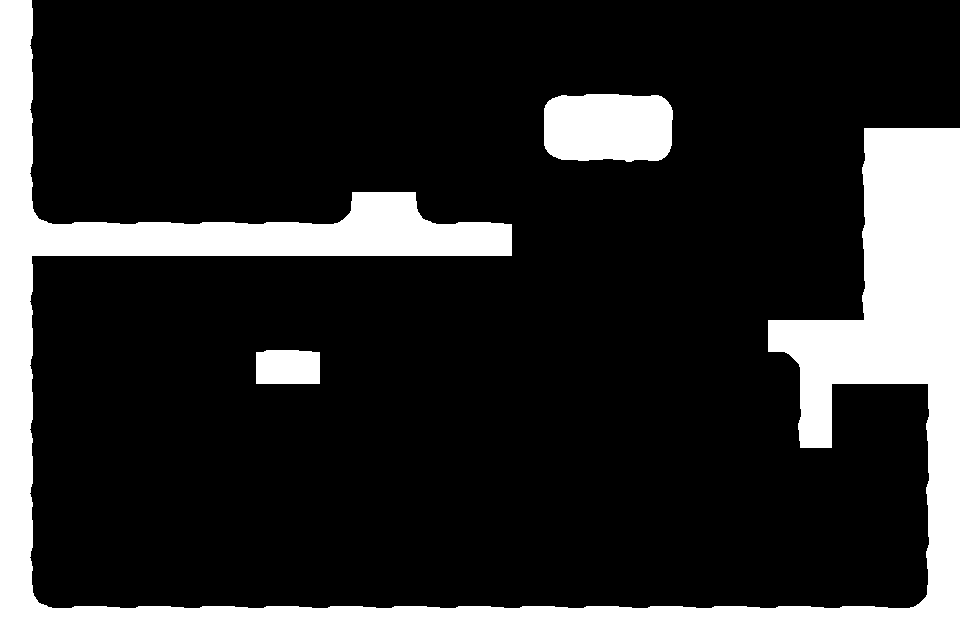

A level layout from a 2D game, rendered from its tile map. Below: a short description, then the map file with its tile-grid data intact:
An orthogonal 15x10 tile map with 64x64 px tiles, 1 tile layer (Chao) and 17 objects (14x Prefab, 3x Fronteira).

<map version="1.0" orientation="orthogonal" renderorder="right-down" width="15" height="10" tilewidth="64" tileheight="64" nextobjectid="37">
 <tileset firstgid="1" source="../TilesetSimples/tileset.tsx" />
 <layer name="Chao" width="15" height="10">
  <properties>
   <property name="unity:layer" value="Solido" />
  </properties>
  <data encoding="csv">
8,0,0,0,0,0,0,0,0,0,0,0,0,0,0,
8,0,0,0,0,0,0,0,1,2,3,0,0,0,0,
8,0,0,0,0,0,0,0,11,12,13,0,0,6,7,
5,2,2,2,2,4,5,2,0,0,0,0,0,6,7,
8,0,0,0,0,0,0,0,0,0,0,0,0,6,7,
8,0,0,0,2,0,0,0,0,0,0,0,9,7,7,
8,0,0,0,0,0,0,0,0,0,0,0,6,0,6,
8,0,0,0,0,0,0,0,0,0,0,0,0,0,6,
8,0,0,0,0,0,0,0,0,0,0,0,0,0,6,
5,2,2,2,2,2,2,2,2,2,2,2,2,2,4
</data>
 </layer>
 <objectgroup name="Objetos" offsetx="0" offsety="-32">
  <properties>
   <property name="unity:layer" value="Objetos" />
  </properties>
  <object id="4" name="Porta" type="Prefab" gid="17" x="898" y="161" width="64" height="64">
   <properties>
    <property name="PrefabSwap" value="" />
   </properties>
  </object>
  <object id="5" name="Chave" type="Prefab" gid="18" x="24" y="657" width="64" height="64">
   <properties>
    <property name="PrefabSwap" value="" />
   </properties>
  </object>
  <object id="7" name="Bloco" type="Prefab" gid="21" x="59" y="653" width="64" height="64">
   <properties>
    <property name="PrefabSwap" value="" />
   </properties>
  </object>
  <object id="8" name="Cristal" type="Prefab" gid="23" x="848" y="470" width="64" height="64">
   <properties>
    <property name="PrefabSwap" value="" />
   </properties>
  </object>
  <object id="9" name="Bloco" type="Prefab" gid="21" x="61" y="615" width="64" height="64">
   <properties>
    <property name="PrefabSwap" value="" />
   </properties>
  </object>
  <object id="11" name="Bloco" type="Prefab" gid="21" x="816" y="347" width="64" height="64">
   <properties>
    <property name="PrefabSwap" value="" />
   </properties>
  </object>
  <object id="13" name="Fronteira" x="-65" y="-288" width="64" height="929" />
  <object id="14" name="Fronteira" x="0" y="-320" width="960" height="64" />
  <object id="15" name="Fronteira" x="960" y="-288" width="64" height="928" />
  <object id="29" name="Placa" type="Prefab" gid="15" x="66" y="256" width="64" height="64">
   <properties>
    <property name="PrefabSwap" value="" />
    <property name="msg" value="Vamos jogar!" />
   </properties>
  </object>
  <object id="30" name="Bloco" type="Prefab" gid="21" x="814" y="210" width="64" height="64">
   <properties>
    <property name="PrefabSwap" value="" />
   </properties>
  </object>
  <object id="31" name="Bloco" type="Prefab" gid="21" x="703" y="640" width="64" height="64">
   <properties>
    <property name="PrefabSwap" value="" />
   </properties>
  </object>
  <object id="32" name="Bloco" type="Prefab" gid="21" x="19" y="612" width="64" height="64">
   <properties>
    <property name="PrefabSwap" value="" />
   </properties>
  </object>
  <object id="33" name="Bloco" type="Prefab" gid="21" x="704" y="577" width="64" height="64">
   <properties>
    <property name="PrefabSwap" value="" />
   </properties>
  </object>
  <object id="34" name="Bloco" type="Prefab" gid="21" x="577" y="514" width="64" height="64">
   <properties>
    <property name="PrefabSwap" value="" />
   </properties>
  </object>
  <object id="35" name="Bloco" type="Prefab" gid="21" x="509" y="413" width="64" height="64">
   <properties>
    <property name="PrefabSwap" value="" />
   </properties>
  </object>
  <object id="36" name="Bloco" type="Prefab" gid="21" x="634" y="351" width="64" height="64">
   <properties>
    <property name="PrefabSwap" value="" />
   </properties>
  </object>
 </objectgroup>
</map>